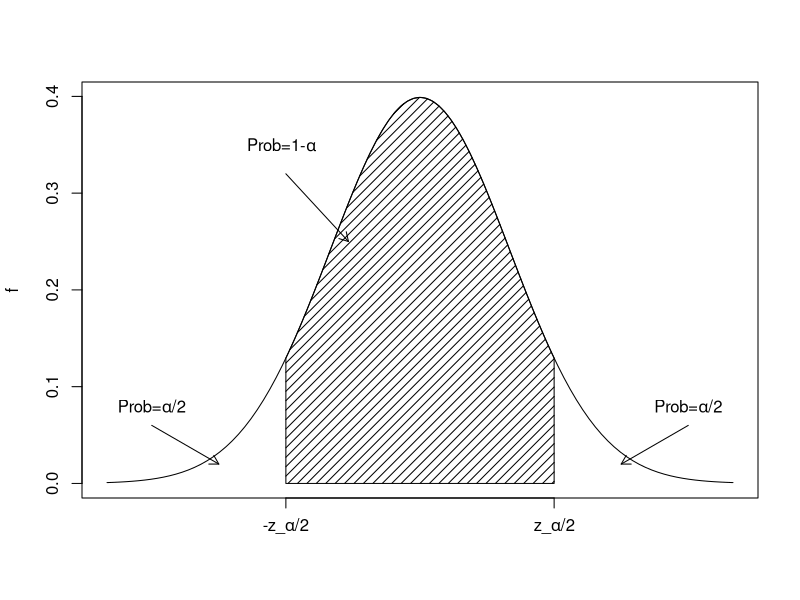

This figure's R source: (Note: this script raises an error after producing the figure.)
## ---- chunk 1
qnorm(.975)
## ---- chunk 2
pnorm(1.96)-pnorm(-1.96)
## ---- chunk 3
curve(dnorm(x),from=-3.5,to=3.5,xaxt="n",xlab="",ylab="f")
polygon(c(-1.5,seq(-1.5,1.5,0.01),1.5),c(0,dnorm(seq(-1.5,1.5,0.01)),0),density=15)
text(-1.55,0.35,expression(paste("Prob=1-",alpha,sep="")))
arrows(-1.5,0.32,-0.8,0.25,length=0.1)
axis(1,at=c(-1.5,1.5),labels=c(expression(paste("-z_",alpha,"/2",sep="")),expression(paste("z_",alpha,"/2",sep=""))))
text(-3,0.08,expression(paste("Prob=",alpha,"/2",sep="")))
arrows(-3,0.06,-2.25,0.02,length=0.1)
text(3,0.08,expression(paste("Prob=",alpha,"/2",sep="")))
arrows(3,0.06,2.25,0.02,length=0.1)
## ---- chunk 4
qnorm(1-0.05/2)
## ---- chunk 5
qnorm(.975)
## ---- chunk 6
temperature <- read_csv("data/temperature.csv")
## ---- chunk 7
temperature %>%
  favstats(~temperature,data=.) %>%
  select(mean,sd,n) %>%
  summarise(lower_bound=mean-qt(0.975,129)*sd/sqrt(n),
            upper_bound=mean+qt(0.975,129)*sd/sqrt(n))
## ---- chunk 8
t_test(~temperature,data=temperature,mu=98.6)
## ---- chunk 9
confint(t_test(~temperature,data=temperature,mu=98.6))
## ---- chunk 10
temperature %>%
  favstats(~temperature,data=.) %>%
  select(mean,sd,n) %>%
  summarise(upper_bound=mean+qt(0.95,129)*sd/sqrt(n))
## ---- chunk 11
confint(t_test(~temperature,data=temperature,alternative="less"))
## ---- chunk 12
stent <- read_csv("data/stent_study.csv")
## ---- chunk 13
tally(~group+outcome30,data=stent,margins = TRUE)
## ---- chunk 14
tally(outcome30~group,data=stent,margins = TRUE,format="proportion")
## ---- chunk 15
obs<-diffprop(outcome30~group,data=stent)
obs
## ---- chunk 16
qnorm(.975)
## ---- chunk 17
prop_test(outcome30~group,data=stent)
## ---- chunk 18
prop_test(outcome30~group,data=stent,correct=FALSE)
